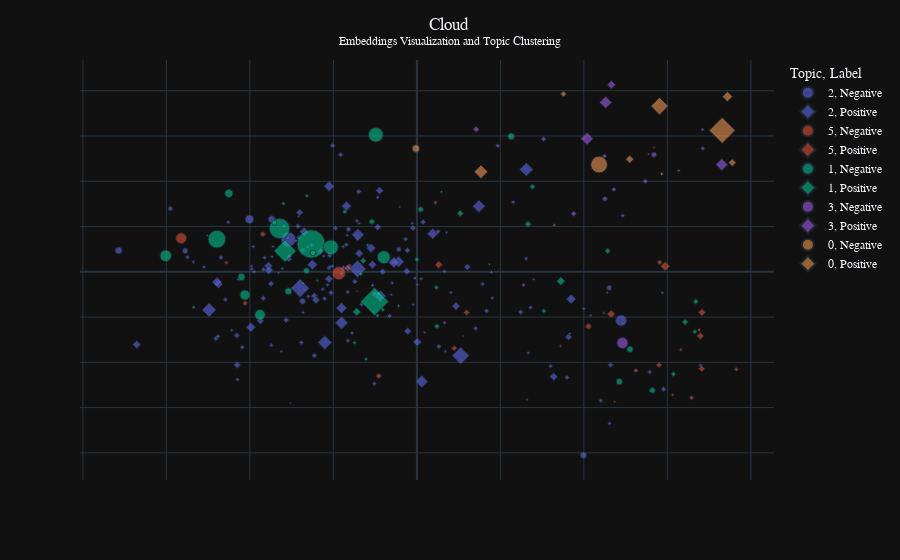

Notebook code cell kept with this figure:
### Code cell
plot_embeddings(fm, title='Embeddings Visualization and Topic Clustering', save=True)
